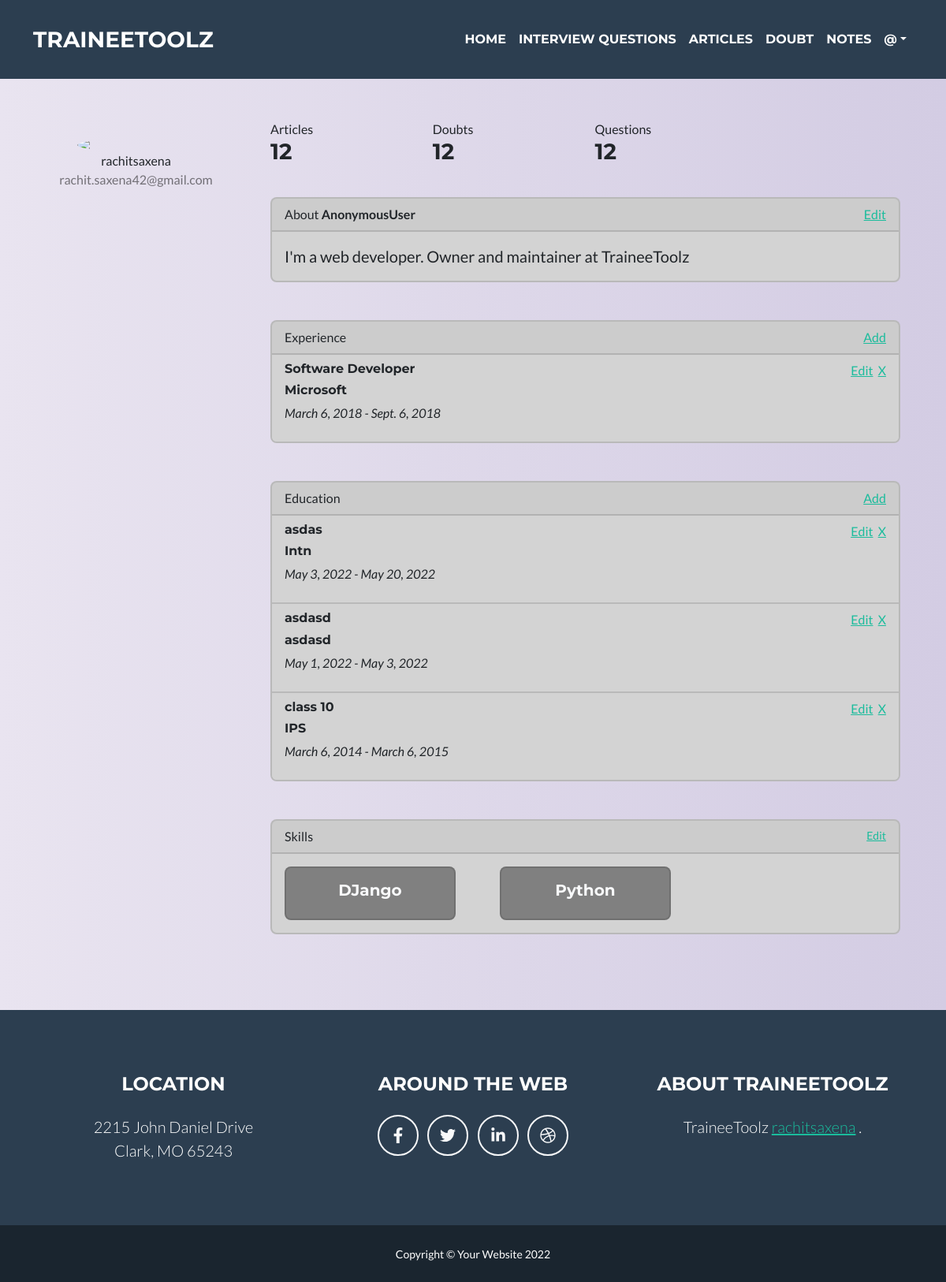
/accounts/profilePage/1, run on the app's committed database.
### accounts/models.py (models this page shows, shortened)
class Profile(models.Model):
    profession = (
        ('student','student'),
        ('teacher','teacher'),
        ('other','other'),
    )
    user = models.OneToOneField(User , related_name='profile' , on_delete=models.CASCADE)
    profession = models.CharField(max_length=100 , default='other')
    about = models.TextField(blank=True)
    experience = models.ManyToManyField('Experience' , blank=True)
    education = models.ManyToManyField('Education', blank=True)
    skills = models.ManyToManyField(Tag , blank=True)

class Experience(models.Model):
    company = models.CharField(max_length=1000)
    startDate = models.DateField()
    endDate = models.DateField()
    designation = models.CharField(max_length=1000)
    user = models.ForeignKey(User , on_delete=models.CASCADE)

class Education(models.Model):
    school = models.CharField(max_length=1000)
    startDate = models.DateField()
    endDate = models.DateField()
    designation = models.CharField(max_length=200)
    user = models.ForeignKey(User, on_delete=models.CASCADE, blank=True,null=True)

### article/models.py (models this page shows, shortened)
class Tag(models.Model):
    name = models.CharField(max_length=100)

### accounts/views.py (the view)
# urls.py: path('profilePage/<str:pk>' , views.ProfilePage ,name='profilePage' ),
def ProfilePage(request,pk):
    try:
        profile = Profile.objects.get(user__id=pk)
        params = {
            'profile':profile
        }
        return render(request, 'accounts/profilePage.html', params)
    except Exception as E:
        print(str(E))
        return HttpResponse("<h1>Could not process this request. Kindly login again.</h1>")

### templates/accounts/profilePage.html (shortened to what this page needs)
{% extends 'basic.html'%}
{% block content%}
<div class="container rounded  mt-5 mb-5">
                            <div class="row">
                                <div class="col-md-3 border-right">
                                    <div class="d-flex flex-column align-items-center text-center p-3 py-5"><img class="rounded-circle mt-5" width="150px" src="https://st3.depositphotos.com/15648834/17930/v/600/depositphotos_179308454-stock-illustration-unknown-person-silhouette-glasses-profile.jpg"><span class="font-weight-bold">{{profile.user.username}}</span><span class="text-black-50">{{profile.user.email}}</span></div>
                                </div>
                                <div class="col-md-9 border-right">
                                    <div class="p-3 py-5">
                                        <div class="row mt-4">
                                            <div class="col-md-3"><label class="labels">Articles</label><h3>12</h3></div>
                                            <div class="col-md-3"><label class="labels">Doubts</label><h3>12</h3></div>
                                            <div class="col-md-3"><label class="labels">Questions</label><h3>12</h3></div>
                                        </div>
                                        <div class="card" style="background:#D3D3D3;">
                                              <div class="card-header d-flex justify-content-between">
                                                <div>
                                                    About <strong>{{user}}</strong>
                                                </div>
                                                  <div>
                                                     <a href="{% url 'editAboutUs' user.id%}">Edit</a>
                                                  </div>
                                              </div>
                                              <div class="card-body">
                                                <blockquote class="blockquote mb-0">
                                                  <p>{{profile.about}}</p>
                                                  </blockquote>
                                              </div>
                                        </div>
                                        <div class="card mt-5" style="background:#D3D3D3;">
                                                  <div class="card-header d-flex justify-content-between">
                                                    <span>Experience</span>
                                                      {% if profile.experience.all%}
                                                      <span><a href="{% url 'fillExperience' profile.id%}">Add</a></span>
                                                      {% endif%}
                                                  </div>
                                                  <ul class="list-group list-group-flush">
                                                      {% if profile.experience.all%}
                                                          {% for i in profile.experience.all%}
                                                              <li class="list-group-item" style="background:#D3D3D3;">
                                                                <div class="row">
                                                                    <div class="col-sm-8">
                                                                        <h6>{{i.company}}</h6>
                                                                        <h6>{{i.designation}}</h6>
                                                                        <i><p>{{i.startDate}} - {{i.endDate}}</p></i>
                                                                    </div>
                                                                    <div class="col-sm-4 d-flex justify-content-end">
                                                                        <a href="{% url 'fillExperience' user.id %}">Edit</a> &nbsp;&nbsp;
                                                                            <a href="{% url 'removeExperience' profile.id i.id%}">X</a>
                                                                    </div>
                                                                </div>
                                                                </li>
                                                          {% endfor%}
                                                      {% endif%}
                                                  </ul>
                                        </div>
                                        <div class="card mt-5" style="background:#D3D3D3;">
                                                  <div class="card-header d-flex justify-content-between">
                                                    <span>Education</span>
                                                      {% if profile.education.all%}
                                                      <span><a href="{% url 'fillEducation' profile.id%}">Add</a></span>
                                                      {% endif%}
                                                  </div>
                                                  <ul class="list-group list-group-flush">
                                                      {% if profile.education.all%}
                                                          {% for i in profile.education.all%}
                                                              <li class="list-group-item" style="background:#D3D3D3;">
                                                                <div class="row">
                                                                    <div class="col-sm-8">
                                                                        <h6>{{i.school}}</h6>
                                                                        <h6>{{i.designation}}</h6>
                                                                        <i><p>{{i.startDate}} - {{i.endDate}}</p></i>
                                                                    </div>
                                                                    <div class="col-sm-4 d-flex justify-content-end">
                                                                        <a href="{% url 'fillEducation' profile.id %}">Edit</a> &nbsp;&nbsp;
                                                                            <a href="{% url 'removeExperience' profile.id i.id%}">X</a>
                                                                    </div>
                                                                </div>
                                                                </li>
                                                          {% endfor%}
                                                      {% endif%}
                                                  </ul>
                                        </div>
                                        <div class="card mt-5" style="background:#D3D3D3;">
                                            <div class="card-header d-flex justify-content-between">
                                                <span>Skills</span>
                                                    <small><a href="{% url 'fillExperience' profile.id%}">Edit</a></small>
                                            </div>
                                            <div class="row ">
                                                {% for i in profile.skills.all%}
                                                <div class="col-sm-4">
                                                    <div class="card text-center m-3" style="background-color:#808080;">
                                                      <div class="card-body">
                                                        <h5 class="card-title text-light">{{i.name}}</h5>
                                                      </div>
                                                    </div>
                                                </div>
                                                {% endfor%}
                                            </div>
                                        </div>
                                    </div>
                                </div>
                            </div>
                        </div>
{% endblock content%}

### templates/accounts/profilePage.html (style rules this page uses)
body { background: #D3CCE3; background: -webkit-linear-gradient(to right, #E9E4F0, #D3CCE3); background: linear-gradient(to right, #E9E4F0, #D3CCE3); }

### data on the page
Profile: user.username "rachitsaxena", user.email "rachit.saxena42@gmail.com", about "I'm a web developer. Owner and maintainer at TraineeToolz"
Experience: company "Software Developer", designation "Microsoft", startDate "March 6, 2018", endDate "Sept. 6, 2018"
Education: school "asdas", designation "Intn", startDate "May 3, 2022", endDate "May 20, 2022"
Education: school "asdasd", designation "asdasd", startDate "May 1, 2022", endDate "May 3, 2022"
Education: school "class 10", designation "IPS", startDate "March 6, 2014", endDate "March 6, 2015"
Tag: name "DJango"
Tag: name "Python"

### other printed values
{{ user }} "AnonymousUser"
